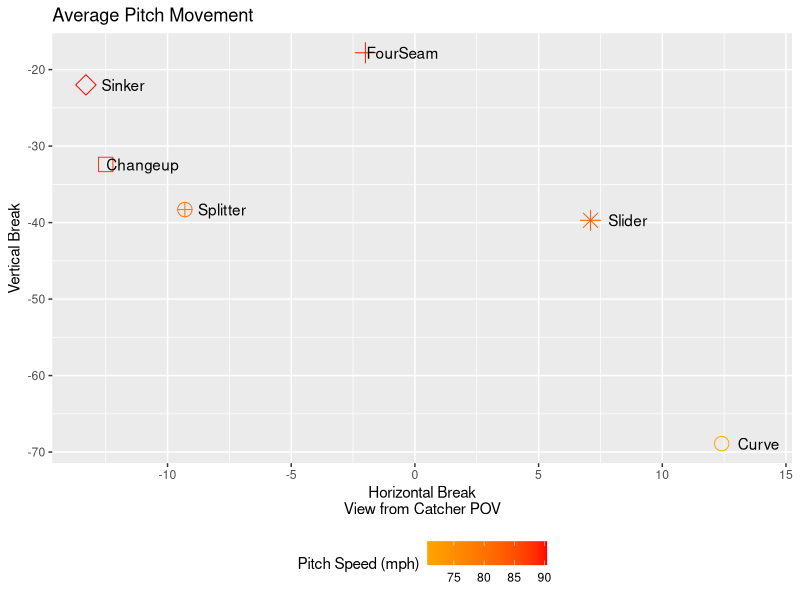

This chart was generated by the following R code:
## ---- chunk 1
knitr::opts_chunk$set(echo = TRUE)
## ---- chunk 2
library(tidyverse)
library(lubridate)
library(ggthemes)
library(readr)
## ---- chunk 3
Data2016 <- read_csv("2016FullPitchData.csv", 
    col_types = cols(player_id = col_number(), 
        year = col_number(), player_age = col_number(), 
        p_game = col_number(), p_formatted_ip = col_number(), 
        p_strikeout = col_number(), p_k_percent = col_number(), 
        p_era = col_number(), n = col_number(), 
        n_ff_formatted = col_number(), ff_avg_speed = col_number(), 
        ff_avg_spin = col_number(), ff_avg_break_x = col_number(), 
        ff_avg_break_z = col_number(), ff_avg_break = col_number(), 
        ff_range_speed = col_number(), n_sl_formatted = col_number(), 
        sl_avg_speed = col_number(), sl_avg_spin = col_number(), 
        sl_avg_break_x = col_number(), sl_avg_break_z = col_number(), 
        sl_avg_break = col_number(), sl_range_speed = col_number(), 
        n_ch_formatted = col_number(), ch_avg_speed = col_number(), 
        ch_avg_spin = col_number(), ch_avg_break_x = col_number(), 
        ch_avg_break_z = col_number(), ch_avg_break = col_number(), 
        ch_range_speed = col_number(), n_cukc_formatted = col_number(), 
        cu_avg_speed = col_number(), cu_avg_spin = col_number(), 
        cu_avg_break_x = col_number(), cu_avg_break_z = col_number(), 
        cu_avg_break = col_number(), cu_range_speed = col_number(), 
        n_sift_formatted = col_number(), 
        si_avg_speed = col_number(), si_avg_spin = col_number(), 
        si_avg_break_x = col_number(), si_avg_break_z = col_number(), 
        si_avg_break = col_number(), si_range_speed = col_number(), 
        n_fc_formatted = col_number(), fc_avg_speed = col_number(), 
        fc_avg_spin = col_number(), fc_avg_break_x = col_number(),
        fc_avg_break_z = col_number(), fc_avg_break = col_number(),
        fc_range_speed = col_number(), n_fs_formatted = col_number(),
        fs_avg_speed = col_number(), fs_avg_break_x = col_number(),
        fs_avg_break_z = col_number(), fs_avg_break = col_number(),
        fs_range_speed = col_number(), n_kn_formatted = col_number(),
        kn_avg_speed = col_number(), kn_avg_break_x = col_number(),
        kn_avg_break_z = col_number(), kn_avg_break = col_number(),
        kn_range_speed = col_number(), `...69` = col_skip()), skip = 1, na = "0")

Data2017 <- read_csv("2017FullPitchData.csv", 
    col_types = cols(player_id = col_number(), 
        year = col_number(), player_age = col_number(), 
        p_game = col_number(), p_formatted_ip = col_number(), 
        p_strikeout = col_number(), p_k_percent = col_number(), 
        p_era = col_number(), n = col_number(), 
        n_ff_formatted = col_number(), ff_avg_speed = col_number(), 
        ff_avg_spin = col_number(), ff_avg_break_x = col_number(), 
        ff_avg_break_z = col_number(), ff_avg_break = col_number(), 
        ff_range_speed = col_number(), n_sl_formatted = col_number(), 
        sl_avg_speed = col_number(), sl_avg_spin = col_number(), 
        sl_avg_break_x = col_number(), sl_avg_break_z = col_number(), 
        sl_avg_break = col_number(), sl_range_speed = col_number(), 
        n_ch_formatted = col_number(), ch_avg_speed = col_number(), 
        ch_avg_spin = col_number(), ch_avg_break_x = col_number(), 
        ch_avg_break_z = col_number(), ch_avg_break = col_number(), 
        ch_range_speed = col_number(), n_cukc_formatted = col_number(), 
        cu_avg_speed = col_number(), cu_avg_spin = col_number(), 
        cu_avg_break_x = col_number(), cu_avg_break_z = col_number(), 
        cu_avg_break = col_number(), cu_range_speed = col_number(), 
        n_sift_formatted = col_number(), 
        si_avg_speed = col_number(), si_avg_spin = col_number(), 
        si_avg_break_x = col_number(), si_avg_break_z = col_number(), 
        si_avg_break = col_number(), si_range_speed = col_number(), 
        n_fc_formatted = col_number(), fc_avg_speed = col_number(), 
        fc_avg_spin = col_number(), fc_avg_break_x = col_number(),
        fc_avg_break_z = col_number(), fc_avg_break = col_number(),
        fc_range_speed = col_number(), n_fs_formatted = col_number(),
        fs_avg_speed = col_number(), fs_avg_break_x = col_number(),
        fs_avg_break_z = col_number(), fs_avg_break = col_number(),
        fs_range_speed = col_number(), n_kn_formatted = col_number(),
        kn_avg_speed = col_number(), kn_avg_break_x = col_number(),
        kn_avg_break_z = col_number(), kn_avg_break = col_number(),
        kn_range_speed = col_number(), `...69` = col_skip()), skip = 1, na = "0")

Data2018 <- read_csv("2018FullPitchData.csv", 
    col_types = cols(player_id = col_number(), 
        year = col_number(), player_age = col_number(), 
        p_game = col_number(), p_formatted_ip = col_number(), 
        p_strikeout = col_number(), p_k_percent = col_number(), 
        p_era = col_number(), n = col_number(), 
        n_ff_formatted = col_number(), ff_avg_speed = col_number(), 
        ff_avg_spin = col_number(), ff_avg_break_x = col_number(), 
        ff_avg_break_z = col_number(), ff_avg_break = col_number(), 
        ff_range_speed = col_number(), n_sl_formatted = col_number(), 
        sl_avg_speed = col_number(), sl_avg_spin = col_number(), 
        sl_avg_break_x = col_number(), sl_avg_break_z = col_number(), 
        sl_avg_break = col_number(), sl_range_speed = col_number(), 
        n_ch_formatted = col_number(), ch_avg_speed = col_number(), 
        ch_avg_spin = col_number(), ch_avg_break_x = col_number(), 
        ch_avg_break_z = col_number(), ch_avg_break = col_number(), 
        ch_range_speed = col_number(), n_cukc_formatted = col_number(), 
        cu_avg_speed = col_number(), cu_avg_spin = col_number(), 
        cu_avg_break_x = col_number(), cu_avg_break_z = col_number(), 
        cu_avg_break = col_number(), cu_range_speed = col_number(), 
        n_sift_formatted = col_number(), 
        si_avg_speed = col_number(), si_avg_spin = col_number(), 
        si_avg_break_x = col_number(), si_avg_break_z = col_number(), 
        si_avg_break = col_number(), si_range_speed = col_number(), 
        n_fc_formatted = col_number(), fc_avg_speed = col_number(), 
        fc_avg_spin = col_number(), fc_avg_break_x = col_number(),
        fc_avg_break_z = col_number(), fc_avg_break = col_number(),
        fc_range_speed = col_number(), n_fs_formatted = col_number(),
        fs_avg_speed = col_number(), fs_avg_break_x = col_number(),
        fs_avg_break_z = col_number(), fs_avg_break = col_number(),
        fs_range_speed = col_number(), n_kn_formatted = col_number(),
        kn_avg_speed = col_number(), kn_avg_break_x = col_number(),
        kn_avg_break_z = col_number(), kn_avg_break = col_number(),
        kn_range_speed = col_number(), `...69` = col_skip()), skip = 1, na = "0")

Data2019 <- read_csv("2019FullPitchData.csv", 
    col_types = cols(player_id = col_number(), 
        year = col_number(), player_age = col_number(), 
        p_game = col_number(), p_formatted_ip = col_number(), 
        p_strikeout = col_number(), p_k_percent = col_number(), 
        p_era = col_number(), n = col_number(), 
        n_ff_formatted = col_number(), ff_avg_speed = col_number(), 
        ff_avg_spin = col_number(), ff_avg_break_x = col_number(), 
        ff_avg_break_z = col_number(), ff_avg_break = col_number(), 
        ff_range_speed = col_number(), n_sl_formatted = col_number(), 
        sl_avg_speed = col_number(), sl_avg_spin = col_number(), 
        sl_avg_break_x = col_number(), sl_avg_break_z = col_number(), 
        sl_avg_break = col_number(), sl_range_speed = col_number(), 
        n_ch_formatted = col_number(), ch_avg_speed = col_number(), 
        ch_avg_spin = col_number(), ch_avg_break_x = col_number(), 
        ch_avg_break_z = col_number(), ch_avg_break = col_number(), 
        ch_range_speed = col_number(), n_cukc_formatted = col_number(), 
        cu_avg_speed = col_number(), cu_avg_spin = col_number(), 
        cu_avg_break_x = col_number(), cu_avg_break_z = col_number(), 
        cu_avg_break = col_number(), cu_range_speed = col_number(), 
        n_sift_formatted = col_number(), 
        si_avg_speed = col_number(), si_avg_spin = col_number(), 
        si_avg_break_x = col_number(), si_avg_break_z = col_number(), 
        si_avg_break = col_number(), si_range_speed = col_number(), 
        n_fc_formatted = col_number(), fc_avg_speed = col_number(), 
        fc_avg_spin = col_number(), fc_avg_break_x = col_number(),
        fc_avg_break_z = col_number(), fc_avg_break = col_number(),
        fc_range_speed = col_number(), n_fs_formatted = col_number(),
        fs_avg_speed = col_number(), fs_avg_break_x = col_number(),
        fs_avg_break_z = col_number(), fs_avg_break = col_number(),
        fs_range_speed = col_number(), n_kn_formatted = col_number(),
        kn_avg_speed = col_number(), kn_avg_break_x = col_number(),
        kn_avg_break_z = col_number(), kn_avg_break = col_number(),
        kn_range_speed = col_number(), `...69` = col_skip()), skip = 1, na = "0")

Data2020 <- read_csv("2020FullPitchData.csv", 
    col_types = cols(player_id = col_number(), 
        year = col_number(), player_age = col_number(), 
        p_game = col_number(), p_formatted_ip = col_number(), 
        p_strikeout = col_number(), p_k_percent = col_number(), 
        p_era = col_number(), n = col_number(), 
        n_ff_formatted = col_number(), ff_avg_speed = col_number(), 
        ff_avg_spin = col_number(), ff_avg_break_x = col_number(), 
        ff_avg_break_z = col_number(), ff_avg_break = col_number(), 
        ff_range_speed = col_number(), n_sl_formatted = col_number(), 
        sl_avg_speed = col_number(), sl_avg_spin = col_number(), 
        sl_avg_break_x = col_number(), sl_avg_break_z = col_number(), 
        sl_avg_break = col_number(), sl_range_speed = col_number(), 
        n_ch_formatted = col_number(), ch_avg_speed = col_number(), 
        ch_avg_spin = col_number(), ch_avg_break_x = col_number(), 
        ch_avg_break_z = col_number(), ch_avg_break = col_number(), 
        ch_range_speed = col_number(), n_cukc_formatted = col_number(), 
        cu_avg_speed = col_number(), cu_avg_spin = col_number(), 
        cu_avg_break_x = col_number(), cu_avg_break_z = col_number(), 
        cu_avg_break = col_number(), cu_range_speed = col_number(), 
        n_sift_formatted = col_number(), 
        si_avg_speed = col_number(), si_avg_spin = col_number(), 
        si_avg_break_x = col_number(), si_avg_break_z = col_number(), 
        si_avg_break = col_number(), si_range_speed = col_number(), 
        n_fc_formatted = col_number(), fc_avg_speed = col_number(), 
        fc_avg_spin = col_number(), fc_avg_break_x = col_number(),
        fc_avg_break_z = col_number(), fc_avg_break = col_number(),
        fc_range_speed = col_number(), n_fs_formatted = col_number(),
        fs_avg_speed = col_number(), fs_avg_break_x = col_number(),
        fs_avg_break_z = col_number(), fs_avg_break = col_number(),
        fs_range_speed = col_number(), n_kn_formatted = col_number(),
        kn_avg_speed = col_number(), kn_avg_break_x = col_number(),
        kn_avg_break_z = col_number(), kn_avg_break = col_number(),
        kn_range_speed = col_number(), `...69` = col_skip()), skip = 1, na = "0")

Data2021 <- read_csv("2021FullPitchData.csv", 
    col_types = cols(player_id = col_number(), 
        year = col_number(), player_age = col_number(), 
        p_game = col_number(), p_formatted_ip = col_number(), 
        p_strikeout = col_number(), p_k_percent = col_number(), 
        p_era = col_number(), n = col_number(), 
        n_ff_formatted = col_number(), ff_avg_speed = col_number(), 
        ff_avg_spin = col_number(), ff_avg_break_x = col_number(), 
        ff_avg_break_z = col_number(), ff_avg_break = col_number(), 
        ff_range_speed = col_number(), n_sl_formatted = col_number(), 
        sl_avg_speed = col_number(), sl_avg_spin = col_number(), 
        sl_avg_break_x = col_number(), sl_avg_break_z = col_number(), 
        sl_avg_break = col_number(), sl_range_speed = col_number(), 
        n_ch_formatted = col_number(), ch_avg_speed = col_number(), 
        ch_avg_spin = col_number(), ch_avg_break_x = col_number(), 
        ch_avg_break_z = col_number(), ch_avg_break = col_number(), 
        ch_range_speed = col_number(), n_cukc_formatted = col_number(), 
        cu_avg_speed = col_number(), cu_avg_spin = col_number(), 
        cu_avg_break_x = col_number(), cu_avg_break_z = col_number(), 
        cu_avg_break = col_number(), cu_range_speed = col_number(), 
        n_sift_formatted = col_number(), 
        si_avg_speed = col_number(), si_avg_spin = col_number(), 
        si_avg_break_x = col_number(), si_avg_break_z = col_number(), 
        si_avg_break = col_number(), si_range_speed = col_number(), 
        n_fc_formatted = col_number(), fc_avg_speed = col_number(), 
        fc_avg_spin = col_number(), fc_avg_break_x = col_number(),
        fc_avg_break_z = col_number(), fc_avg_break = col_number(),
        fc_range_speed = col_number(), n_fs_formatted = col_number(),
        fs_avg_speed = col_number(), fs_avg_break_x = col_number(),
        fs_avg_break_z = col_number(), fs_avg_break = col_number(),
        fs_range_speed = col_number(), n_kn_formatted = col_number(),
        kn_avg_speed = col_number(), kn_avg_break_x = col_number(),
        kn_avg_break_z = col_number(), kn_avg_break = col_number(),
        kn_range_speed = col_number(), `...69` = col_skip()), skip = 1, na = "0")
## ---- chunk 4
#select player level info, all variables that contain ff (fastball), want to rename variables
#bindrows function 
## ---- chunk 5
FinalData <- rbind(Data2016, Data2017, Data2018, Data2019, Data2020, Data2021)
## ---- chunk 6
four_fast <- FinalData %>% #going through and separating by pitch type, creating new saved dfs for each pitch type
  select(c(1:12), contains("ff")) %>%
  add_column(Pitch_Type = "FourSeam") %>% 
  mutate(pitch_frequency = n_ff_formatted, 
         avg_speed = ff_avg_speed,
         avg_spin = ff_avg_spin,
         avg_break_x = ff_avg_break_x,
         avg_break_z = ff_avg_break_z,
         avg_break = ff_avg_break, 
         range_speed = ff_range_speed) %>% 
  select(-contains("ff"))

slider <- FinalData %>% 
  select(c(1:12), contains("sl")) %>%
  add_column(Pitch_Type = "Slider") %>%
  mutate(pitch_frequency = n_sl_formatted, 
         avg_speed = sl_avg_speed, 
         avg_spin = sl_avg_spin, 
         avg_break_x = sl_avg_break_x, 
         avg_break_z = sl_avg_break_z, 
         avg_break = sl_avg_break, 
         range_speed = sl_range_speed) %>%
  select(-contains("sl"))

changeup <- FinalData %>% 
  select(c(1:12), contains("ch")) %>%
  add_column(Pitch_Type = "Changeup") %>%
  mutate(pitch_frequency = n_ch_formatted, 
         avg_speed = ch_avg_speed, 
         avg_spin = ch_avg_spin, 
         avg_break_x = ch_avg_break_x, 
         avg_break_z = ch_avg_break_z, 
         avg_break = ch_avg_break, 
         range_speed = ch_range_speed) %>%
  select(-c(13:19))

curve <- FinalData %>% 
  select(c(1:12), contains("cu")) %>%
  add_column(Pitch_Type = "Curve") %>%
  mutate(pitch_frequency = n_cukc_formatted, 
         avg_speed = cu_avg_speed, 
         avg_spin = cu_avg_spin, 
         avg_break_x = cu_avg_break_x, 
         avg_break_z = cu_avg_break_z, 
         avg_break = cu_avg_break, 
         range_speed = cu_range_speed) %>%
  select(-contains("cu"))

sinker <- FinalData %>%
  select(c(1:12), contains("si")) %>%
  add_column(Pitch_Type = "Sinker") %>%
  mutate(pitch_frequency = n_sift_formatted, 
         avg_speed = si_avg_speed, 
         avg_spin = si_avg_spin, 
         avg_break_x = si_avg_break_x, 
         avg_break_z = si_avg_break_z, 
         avg_break = si_avg_break, 
         range_speed = si_range_speed) %>%
  select(-contains("si"))

cutter <- FinalData %>% 
  select(c(1:12), contains("fc")) %>%
  add_column(Pitch_Type = "Cutter") %>%
  mutate(pitch_frequency = n_fc_formatted, 
         avg_speed = fc_avg_speed, 
         avg_spin = fc_avg_spin) %>%
  select(-contains("fc"))

knuckleball <- FinalData %>% 
  select(c(1:12), contains("kn")) %>% 
  add_column(Pitch_Type = "Knuckle") %>% 
  mutate(pitch_frequency = n_kn_formatted, 
         avg_speed = kn_avg_speed, 
         avg_spin = kn_avg_spin, 
         avg_break_x = kn_avg_break_x, 
         avg_break_z = kn_avg_break_z, 
         avg_break = kn_avg_break, 
         range_speed = kn_range_speed) %>% 
  select(-contains("kn"))

Splitter <- FinalData %>%
  select(c(1:12), contains("fs")) %>%
  add_column(Pitch_Type = "Splitter") %>%
  mutate(pitch_frequency = n_fs_formatted, 
         avg_speed = fs_avg_speed, 
         avg_spin = fs_avg_spin, 
         avg_break_x = fs_avg_break_x, 
         avg_break_z = fs_avg_break_z, 
         avg_break = fs_avg_break, 
         range_speed = fs_range_speed) %>%
  select(-contains("fs"))

## ---- chunk 7
#combining new pitch data into a full df 
TidyPitchData <- bind_rows(four_fast, slider, changeup, curve, sinker, 
                           cutter, Splitter, knuckleball)
## ---- chunk 8
#trying to create plot of the strike zone 
x <- c(-.95, .95, .95, -.95, -.95)
z <- c(1.6, 1.6, 3.5, 3.5, 1.6)

strikezone <- data.frame(x,z)
## ---- chunk 9
TidyPitchData %>%
  filter(last_name == "Greinke", year == "2019") %>%
  ggplot() +
   geom_point(aes(x = avg_break_x,
                  y = avg_break_z,
                  color = avg_speed,
                  shape = Pitch_Type,
                  size = 8)) +
  geom_text(aes(x = avg_break_x, 
                y = avg_break_z,
                label = Pitch_Type),
            nudge_x = 1.5) +
  scale_shape_manual(values = c(0, 1, 2, 3, 4, 5, 8, 10)) +
  scale_color_gradient(low = "orange", high = "red") +
  scale_size(guide = "none") +
  labs(shape = "Pitch Type",
       color = "Pitch Speed (mph)",
       title = "Average Pitch Movement",
       x = "Horizontal Break\nView from Catcher POV",
       y = "Vertical Break") +
  theme(legend.position="bottom") +
  guides(shape = FALSE)
